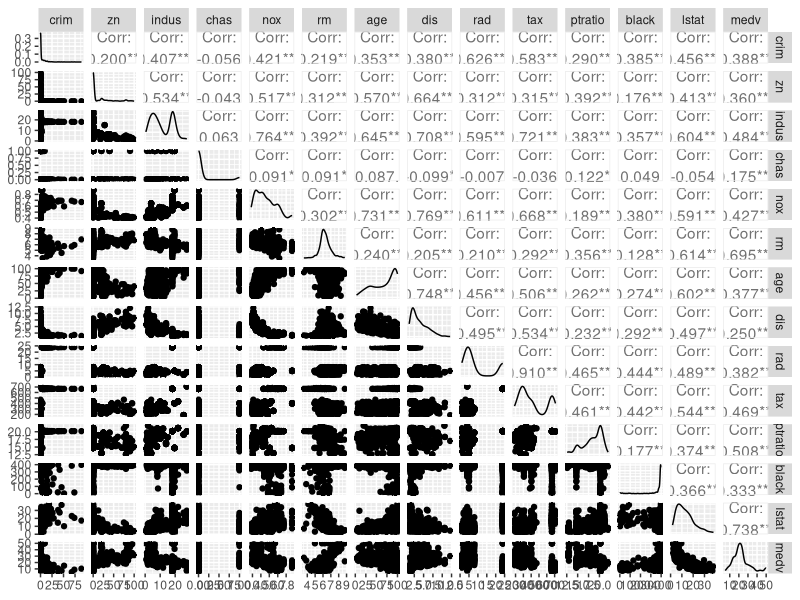
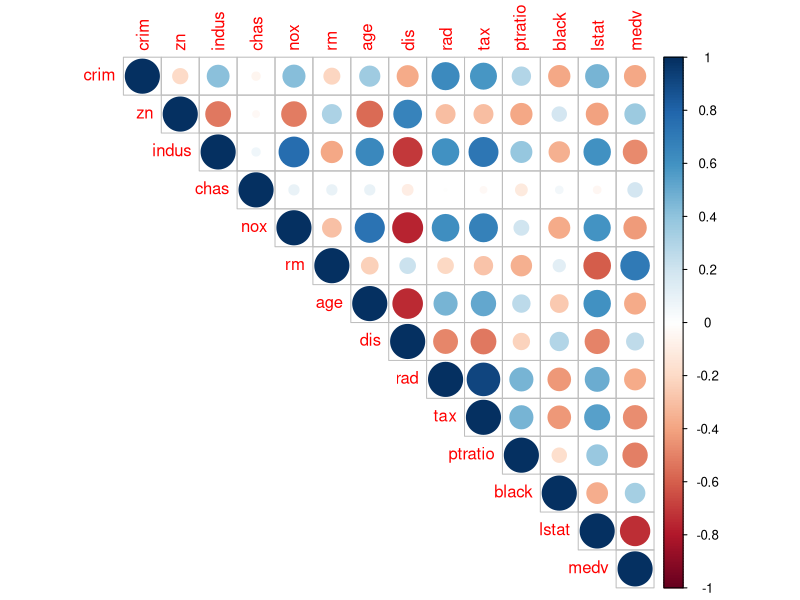
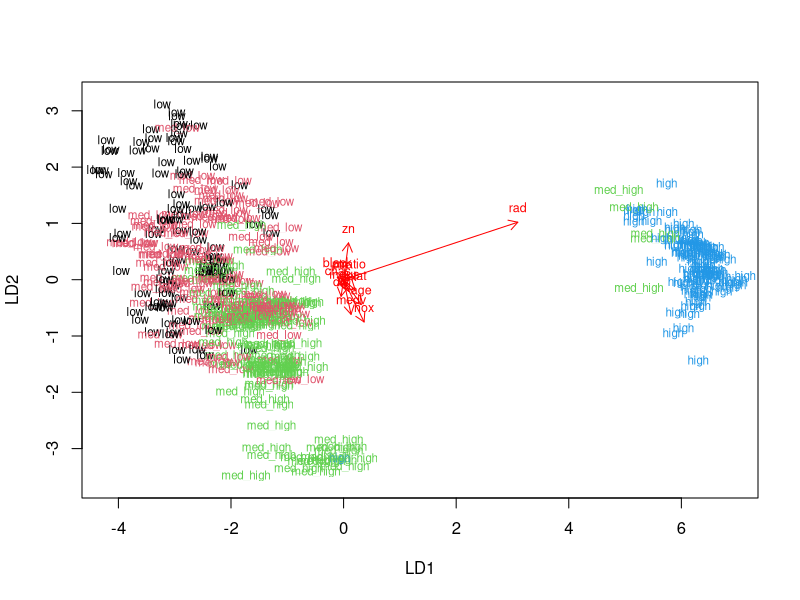
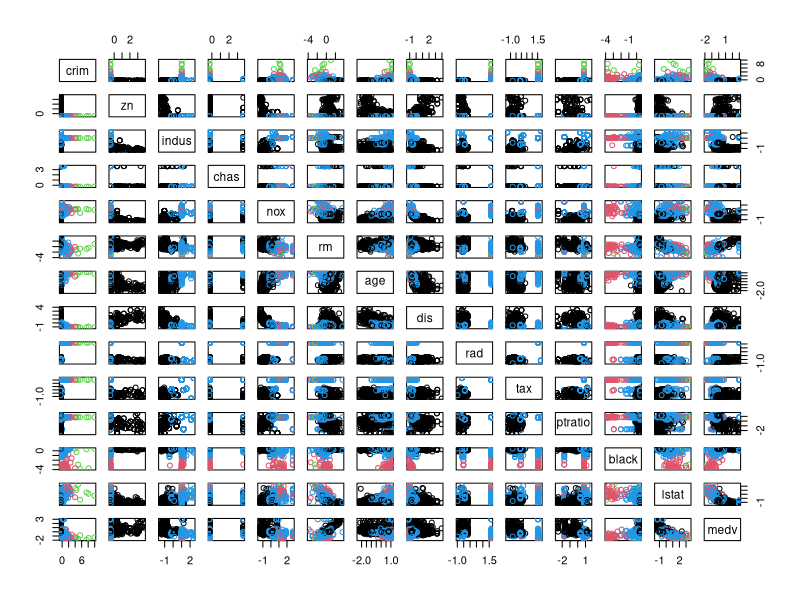
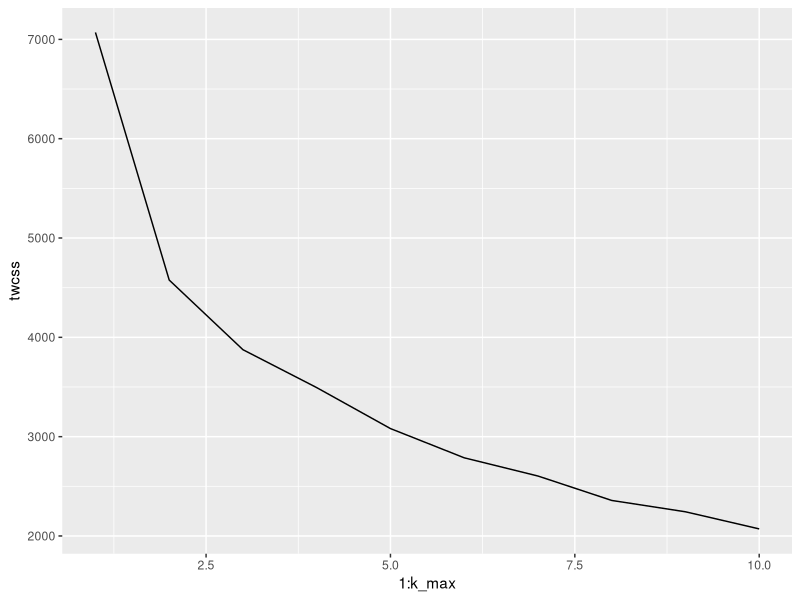
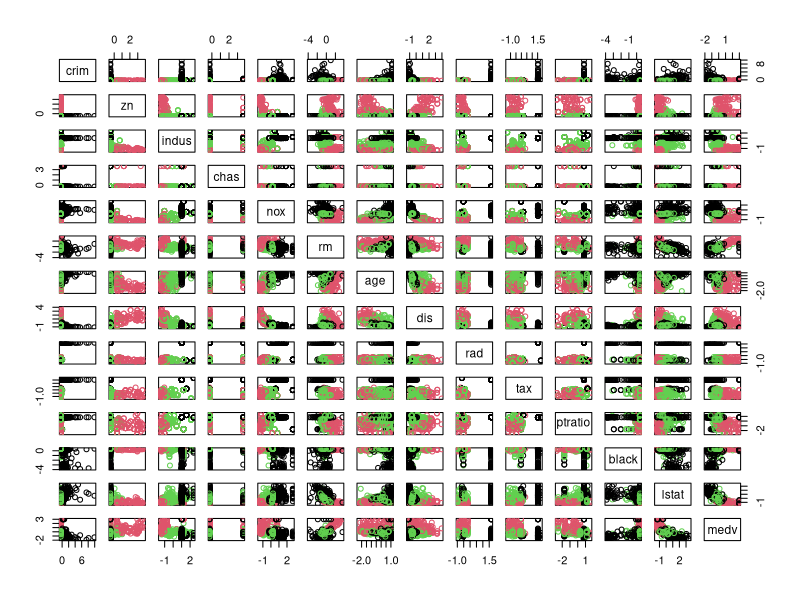
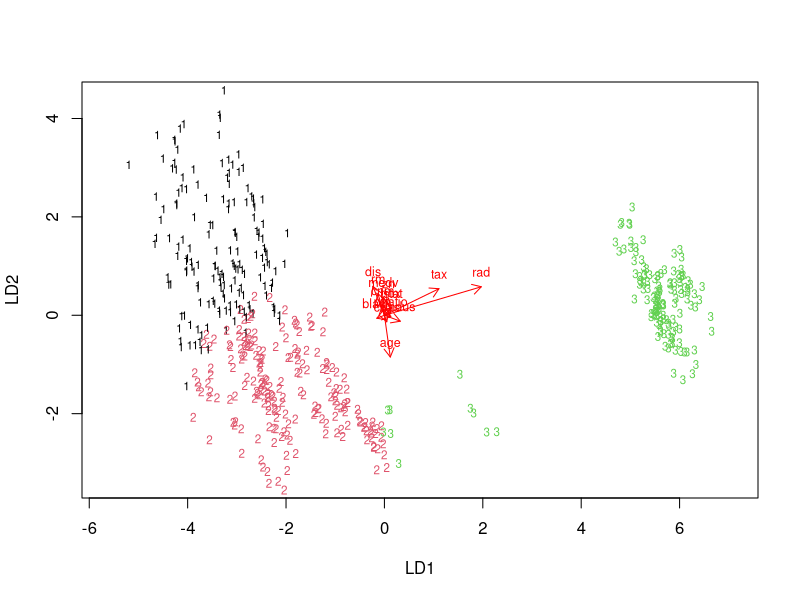

The R script that drew these images, in order:
## ---- chunk 1
date()

# load libraries
library(ggplot2)
library(GGally)
library(dplyr)
library(corrplot)
library(MASS)
library(tidyr)
## ---- chunk 2
# load the Boston data
data("Boston")
# explore the structure and dimensions of the data
str(Boston)
dim(Boston)
## ---- chunk 3
# generate variable pairs
ggpairs(Boston, lower = list(combo = wrap("facethist", bins = 20)))
# generate correlation plots
corrplot(cor(Boston) %>% round(2), method="circle", type = "upper")
## ---- chunk 4
# center and standardize variables
boston_scaled <- as.data.frame(scale(Boston))
# summaries of the scaled variables
summary(boston_scaled)
## ---- chunk 5
# create a quantile vector of crim 
bins <- quantile(boston_scaled$crim)
# create a categorical variable 'crime'
crime <- cut(boston_scaled$crim, breaks = bins, include.lowest = TRUE,
             labels = c("low", "med_low", "med_high", "high"))
# remove original crim from the dataset
boston_scaled <- dplyr::select(boston_scaled, -crim)
# add the new categorical value to scaled data
boston_scaled <- data.frame(boston_scaled, crime)



# split the dataset into train and test
n <- nrow(boston_scaled)
# choose randomly 80% of the rows
ind <- sample(n,  size = n * 0.8)
# create train set
train <- boston_scaled[ind,]
# create test set 
test <- boston_scaled[-ind,]
## ---- chunk 6
# linear discriminant analysis
lda.fit <- lda(crime ~ ., data = train)
# the function for lda biplot arrows
lda.arrows <- function(x, myscale = 1, arrow_heads = 0.1, color = "red", tex = 0.75, choices = c(1,2)){
  heads <- coef(x)
  graphics::arrows(x0 = 0, y0 = 0, 
         x1 = myscale * heads[,choices[1]], 
         y1 = myscale * heads[,choices[2]], col=color, length = arrow_heads)
  text(myscale * heads[,choices], labels = row.names(heads), 
       cex = tex, col=color, pos=3)
}
# numeric vector of crime classes
classes <- as.numeric(train$crime)
# plot the lda results (select both lines and execute them at the same time!)
plot(lda.fit, col = classes, pch = classes, dimen = 2)
lda.arrows(lda.fit, myscale = 1)

## ---- chunk 7
# crime categories from test set
correct_classes <- test$crime
# remove the crime variable from test set
test <- dplyr::select(test, -crime)
# predict classes with test data
lda.pred <- predict(lda.fit, newdata = test)
# cross tabulate the results
table(correct = correct_classes, predicted = lda.pred$class)
## ---- chunk 8
set.seed(007)
# re-load, center and standardize the Boston dataset
boston_scaled <- as.data.frame(scale(Boston))
# calculate the distance
dist_eu <- dist(boston_scaled)
#run k-means
km <- kmeans(boston_scaled, centers = 4)
pairs(boston_scaled, col = km$cluster)

# determine the number of clusters
k_max <- 10
# calculate the total within sum of squares
twcss <- sapply(1:k_max, function(k){kmeans(boston_scaled, k)$tot.withinss})
# visualize the results
qplot(x = 1:k_max, y = twcss, geom = 'line')
## ---- chunk 9
# re-run clustering
km <- kmeans(boston_scaled, centers = 3)
pairs(boston_scaled, col = km$cluster)
## ---- chunk 10
set.seed(007)
# re-load, center and standardize the Boston dataset
boston_scaled <- as.data.frame(scale(Boston))
# re-run clustering
km <- kmeans(boston_scaled, centers = 3)
boston_scaled$km_clusters <- km$cluster

# linear discriminant analysis
lda.fit <- lda(km_clusters ~ ., data = boston_scaled)
# the function for lda biplot arrows
lda.arrows <- function(x, myscale = 1, arrow_heads = 0.1, color = "red", tex = 0.75, choices = c(1,2)){
  heads <- coef(x)
  graphics::arrows(x0 = 0, y0 = 0, 
         x1 = myscale * heads[,choices[1]], 
         y1 = myscale * heads[,choices[2]], col=color, length = arrow_heads)
  text(myscale * heads[,choices], labels = row.names(heads), 
       cex = tex, col=color, pos=3)
}
# numeric vector of crime classes
classes <- as.numeric(boston_scaled$km_clusters)
# plot the lda results (select both lines and execute them at the same time!)
plot(lda.fit, col = classes, pch = classes, dimen = 2)
lda.arrows(lda.fit, myscale = 1)

